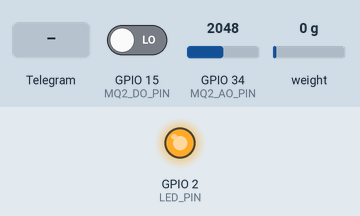
The sketch below on a simulated ESP32. Parts: output pins drawn as LEDs (lit = HIGH). Inputs (shaded band) come from the test bench; at power-on: GPIO 15 (MQ2_DO_PIN) LOW, GPIO 34 (MQ2_AO_PIN) = 2048, weight on the scale 0 g. WiFi joins after 1.5 s; servers stay silent unless stated; EEPROM starts erased; what the sketch prints to the serial monitor is not drawn.

Above: at 8.5 s.
8.6 s: GPIO 15 (MQ2_DO_PIN) driven HIGH
11.8 s: Telegram message "/start" received
At 13.8 s:
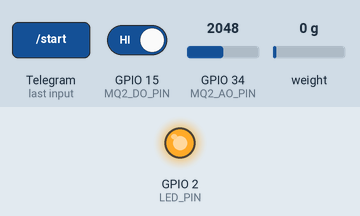
14.8 s: Telegram message "/status" received
At 17.6 s:
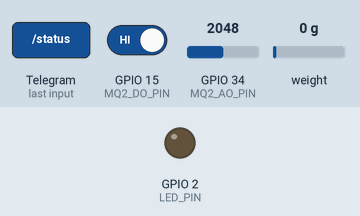
18.1 s: Telegram message "/gas" received
Timing chart, 0 to 21.1 s (numbered marks = the images above; inputs shaded):
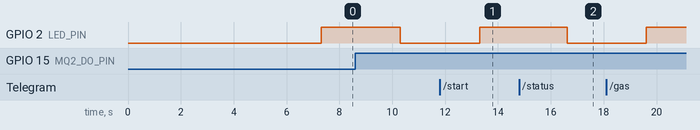

The sketch:

esp32_lpg_monitor.ino
```cpp
#include <WiFi.h>
#include <WiFiClientSecure.h>
#include <UniversalTelegramBot.h>
#include "HX711.h"

// ===============================================================
//  SECTION 1 — CONFIGURATION
// ===============================================================

// --- WiFi ---
const char* WIFI_SSID     = "";
const char* WIFI_PASSWORD = "";

// --- Telegram ---
#define BOT_TOKEN   ""
#define CHAT_ID     ""

// --- Pin Definitions ---
#define LED_PIN         2       // Onboard LED
#define MQ2_DO_PIN      15      // MQ2 Digital Output → GPIO15 (ADC2_CH3)
#define MQ2_AO_PIN      34      // MQ2 Analog Output  → GPIO34 (ADC1_CH6, input-only)
#define LOAD_CELL_DT    14      // HX711 Data
#define LOAD_CELL_SCK   27      // HX711 Clock

// --- MQ2 Thresholds ---
#define MQ2_AO_THRESHOLD    200   // ADC raw value (0–4095). Tune after calibration.
#define MQ2_POLL_INTERVAL_MS  200   // How often to read MQ2 (ms)

// --- HX711 ---
#define SCALE_FACTOR        -38653.5 / 1.36

#define WEIGHT_POLL_MS      500     // How often to read weight (ms)

// --- LED Blink ---
#define LED_BLINK_INTERVAL_MS  200  // Blink every 200 ms (heartbeat when running)

// --- Telegram poll rate ---
#define TELEGRAM_POLL_MS    1000

// --- Weight Alert Threshold ---
#define WEIGHT_ALERT_PCT    20.0    // Alert when fill level drops below this %


// ===============================================================
//  SECTION 2 — GLOBALS
// ===============================================================

#include <Preferences.h>

WiFiClientSecure  secureClient;
UniversalTelegramBot bot(BOT_TOKEN, secureClient);

HX711 scale;
Preferences prefs;

// State flags
bool gasAlertSent      = false;   // True once over-threshold alert has been sent
bool gasAlertActive    = false;   // True while gas level is above threshold
bool weightAlertSent   = false;   // True once low-weight alert has been sent per refill cycle

// Recorded (full) weight loaded from NVS
float recordedWeight   = 0.0;

// Timestamps for non-blocking timing
unsigned long lastMQ2Check     = 0;
unsigned long lastWeightCheck  = 0;
unsigned long lastTelegramPoll = 0;
unsigned long lastLedToggle    = 0;

// LED state for blink
bool ledState = false;


// ===============================================================
//  SECTION 3 — WiFi
// ===============================================================

void connectWiFi() {
  Serial.print("[WiFi] Connecting to ");
  Serial.print(WIFI_SSID);
  WiFi.begin(WIFI_SSID, WIFI_PASSWORD);

  while (WiFi.status() != WL_CONNECTED) {
    delay(500);
    Serial.print(".");
  }

  Serial.println();
  Serial.print("[WiFi] Connected! IP: ");
  Serial.println(WiFi.localIP());
}


// ===============================================================
//  SECTION 4 — TELEGRAM BOT
// ===============================================================

void initBot() {
  secureClient.setInsecure();   // Skip SSL cert validation (simpler for ESP32)
  bot.sendMessage(CHAT_ID, "🚀 ESP32 LPG Monitor online and running!", "");
  Serial.println("[Bot] Startup message sent.");
}

void sendTelegramAlert(const String& message) {
  bool ok = bot.sendMessage(CHAT_ID, message, "");
  Serial.print("[Bot] Alert sent → ");
  Serial.println(ok ? "OK" : "FAILED");
}

void handleCommand(int i) {
  String text    = bot.messages[i].text;
  String chat_id = String(bot.messages[i].chat_id);

  Serial.print("[Bot] Command received: ");
  Serial.println(text);

  if (text == "/start") {
    bot.sendMessage(chat_id,
      "👋 ESP32 LPG Monitor\n"
      "Commands:\n"
      "  /status  — System status\n"
      "  /gas     — Current gas reading\n"
      "  /tare    — Tare weight\n"
      "  /weight  — Current weight\n"
      "  /record  — Save current weight as full reference\n"
      "  /led_on  — LED on\n"
      "  /led_off — LED off", "");
  }
  else if (text == "/status") {
    String msg = "✅ System running\n";
    msg += gasAlertActive ? "⚠️ Gas ALERT active!\n" : "✅ Gas level normal\n";
    msg += "WiFi: " + WiFi.localIP().toString();
    bot.sendMessage(chat_id, msg, "");
  }
  else if (text == "/gas") {
    int aoVal = readMQ2Analog();
    int doVal = readMQ2Digital();
    String msg = "🔬 Gas Reading\n";
    msg += "Analog (AO): " + String(aoVal) + " / 4095\n";
    msg += "Digital (DO): " + String(doVal) + (doVal == LOW ? " (DETECTED)" : " (clear)");
    bot.sendMessage(chat_id, msg, "");
  }
  else if (text == "/weight") {
    if (scale.is_ready()) {
      float w = scale.get_units(5);
      if (w < 0) w = 0;
      String msg = "⚖️ Weight: " + String(w, 2) + " kg";
      if (recordedWeight > 0) {
        float pct = (w / recordedWeight) * 100.0;
        msg += "\n📊 Fill level: " + String(pct, 1) + "%";
      } else {
        msg += "\n⚠️ No reference weight recorded. Use /record on a full cylinder.";
      }
      bot.sendMessage(chat_id, msg, "");
    } else {
      bot.sendMessage(chat_id, "❌ HX711 not ready — check wiring.", "");
    }
  }
  else if (text == "/tare") {
    if (scale.is_ready()) {
      scale.set_scale(SCALE_FACTOR);
      delay(500);
      scale.tare();
      bot.sendMessage(chat_id, "⚖️ Scale tared successfully.", "");
      Serial.print("[Scale] Raw after tare: ");
      Serial.println(scale.get_units(10));
    } else {
      bot.sendMessage(chat_id, "❌ HX711 not ready.", "");
    }
  }
  else if (text == "/record") {
    if (scale.is_ready()) {
      scale.set_scale(SCALE_FACTOR);
      float w = scale.get_units(10);
      if (w < 0) w = 0;
      recordedWeight = w;
      prefs.putFloat("recWeight", recordedWeight);
      weightAlertSent = false;   // Reset alert so it fires again when level drops
      bot.sendMessage(chat_id,
        "💾 Reference weight saved: " + String(recordedWeight, 2) + " g\n"
        "ℹ️ You will be alerted when fill level drops below " + String(WEIGHT_ALERT_PCT, 0) + "%.", "");
      Serial.printf("[NVS] Saved recorded weight: %.2f g\n", recordedWeight);
    } else {
      bot.sendMessage(chat_id, "❌ HX711 not ready.", "");
    }
  }
  else if (text == "/led_on") {
    digitalWrite(LED_PIN, HIGH);
    ledState = true;
    bot.sendMessage(chat_id, "💡 LED ON", "");
  }
  else if (text == "/led_off") {
    digitalWrite(LED_PIN, LOW);
    ledState = false;
    bot.sendMessage(chat_id, "🌑 LED OFF", "");
  }
  else {
    bot.sendMessage(chat_id, "❓ Unknown command. Send /start for help.", "");
  }
}

void pollTelegram() {
  int numNew = bot.getUpdates(bot.last_message_received + 1);
  while (numNew) {
    for (int i = 0; i < numNew; i++) {
      handleCommand(i);
    }
    numNew = bot.getUpdates(bot.last_message_received + 1);
  }
}


// ===============================================================
//  SECTION 5 — MQ2 GAS SENSOR
// ===============================================================

int readMQ2Analog() {
  return analogRead(MQ2_AO_PIN);   // 0 – 4095
}

int readMQ2Digital() {
  return digitalRead(MQ2_DO_PIN);
}

void handleGasSensor() {
  int aoValue = readMQ2Analog();
  int doValue = readMQ2Digital();

  Serial.printf("[MQ2] AO=%d  DO=%s\n",
    aoValue,
    doValue == LOW ? "GAS DETECTED" : "clear");

  bool overThreshold = (aoValue >= MQ2_AO_THRESHOLD) || (doValue == LOW);

  if (overThreshold) {
    gasAlertActive = true;

    if (!gasAlertSent) {
      String alertMsg =
        "🚨 *LPG/GAS ALERT!*\n"
        "High alcohol/gas level detected!\n"
        "Analog reading: " + String(aoValue) + " / 4095\n"
        "⚠️ Please *TURN OFF the LPG* immediately!\n"
        "Monitoring started — updates will follow.";
      sendTelegramAlert(alertMsg);
      gasAlertSent = true;
    }

    static unsigned long lastMonitorMsg = 0;
    if (millis() - lastMonitorMsg >= 5000) {
      String monitorMsg =
        "📊 *Gas Monitor Update*\n"
        "AO: " + String(aoValue) + " / 4095\n"
        "DO: " + (doValue == HIGH ? "GAS DETECTED 🔴" : "clear 🟢");
      sendTelegramAlert(monitorMsg);
      lastMonitorMsg = millis();
    }

  } else {
    if (gasAlertActive) {
      sendTelegramAlert("✅ Gas level back to normal. Alert cleared.");
      gasAlertActive = false;
      gasAlertSent   = false;
    }
  }
}


// ===============================================================
//  SECTION 6 — HX711 LOAD CELL / SCALE
// ===============================================================

void initScale() {
  scale.begin(LOAD_CELL_DT, LOAD_CELL_SCK);
  delay(4000);   // Let HX711 stabilise

  if (scale.is_ready()) {
    scale.set_scale();
    delay(500);
    scale.tare();
    Serial.println("[Scale] HX711 ready and tared ✅");
  } else {
    Serial.println("[Scale] HX711 NOT FOUND ❌ — check wiring!");
  }
}

void handleScale() {
  if (!scale.is_ready()) {
    Serial.println("[Scale] HX711 not ready.");
    return;
  }

  scale.set_scale(SCALE_FACTOR);
  float weight = scale.get_units(20);
  if (weight < 0) weight = 0;   // Clamp negatives to zero
  Serial.printf("[Scale] Weight: %.3f kg\n", weight);

  // --- Fill level monitoring ---
  if (recordedWeight > 0) {
    float pct = (weight / recordedWeight) * 100.0;
    if (pct < 0) pct = 0;   // Clamp negative percentage to zero
    Serial.printf("[Scale] Fill level: %.1f%%\n", pct);

    if (pct < WEIGHT_ALERT_PCT && !weightAlertSent) {
      String msg =
        "🛒 *Time to Buy!*\n"
        "LPG fill level is critically low!\n"
        "Current: " + String(weight, 2) + " g\n"
        "Fill level: " + String(pct, 1) + "%\n"
        "⚠️ Please refill your cylinder soon.";
      sendTelegramAlert(msg);
      weightAlertSent = true;
      Serial.println("[Scale] Low-weight alert sent.");
    }

    // Reset alert flag once cylinder is refilled (level goes back above threshold)
    if (pct >= WEIGHT_ALERT_PCT && weightAlertSent) {
      weightAlertSent = false;
      Serial.println("[Scale] Fill level restored — alert flag reset.");
    }
  }
}


// ===============================================================
//  SECTION 7 — LED HEARTBEAT BLINK
// ===============================================================

void handleLedBlink() {
  unsigned long now = millis();
  if (now - lastLedToggle >= LED_BLINK_INTERVAL_MS) {
    ledState = !ledState;
    digitalWrite(LED_PIN, ledState ? HIGH : LOW);
    lastLedToggle = now;
  }
}


// ===============================================================
//  SECTION 8 — SETUP
// ===============================================================

void setup() {
  Serial.begin(115200);
  Serial.println("\n========== ESP32 LPG Monitor ==========");

  // GPIO setup
  pinMode(LED_PIN,    OUTPUT);
  pinMode(MQ2_DO_PIN, INPUT);     // MQ2 digital output (active-LOW)
  // GPIO34 is input-only, no pinMode needed for analogRead

  // Peripherals
  initScale();

  // Load saved reference weight from NVS
  prefs.begin("lpg", false);
  recordedWeight = prefs.getFloat("recWeight", 0.0);
  Serial.printf("[NVS] Loaded recorded weight: %.2f kg\n", recordedWeight);

  // Network + Bot
  connectWiFi();
  initBot();

  Serial.println("[Setup] System ready. Entering main loop.");
}


// ===============================================================
//  SECTION 9 — LOOP  (non-blocking, millis()-based)
// ===============================================================

void loop() {
  unsigned long now = millis();

  // 1. Always blink LED as system heartbeat
  handleLedBlink();

  // 2. Poll MQ2 sensor
  if (now - lastMQ2Check >= MQ2_POLL_INTERVAL_MS) {
    lastMQ2Check = now;
    handleGasSensor();
  }

  // 3. Read weight
  if (now - lastWeightCheck >= WEIGHT_POLL_MS) {
    lastWeightCheck = now;
    handleScale();
    Serial.printf("Weight Raw: %d\n", scale.read());
  }

  // 4. Check for Telegram messages
  if (now - lastTelegramPoll >= TELEGRAM_POLL_MS) {
    lastTelegramPoll = now;
    pollTelegram();
  }
}
```

Measured:
- after the input at 11.8 s, GPIO 2 (LED_PIN): LOW → HIGH after 1.5 s instead of 0.91 s
- after the input at 14.8 s, GPIO 2 (LED_PIN): HIGH → LOW after 1.8 s instead of 1.2 s
